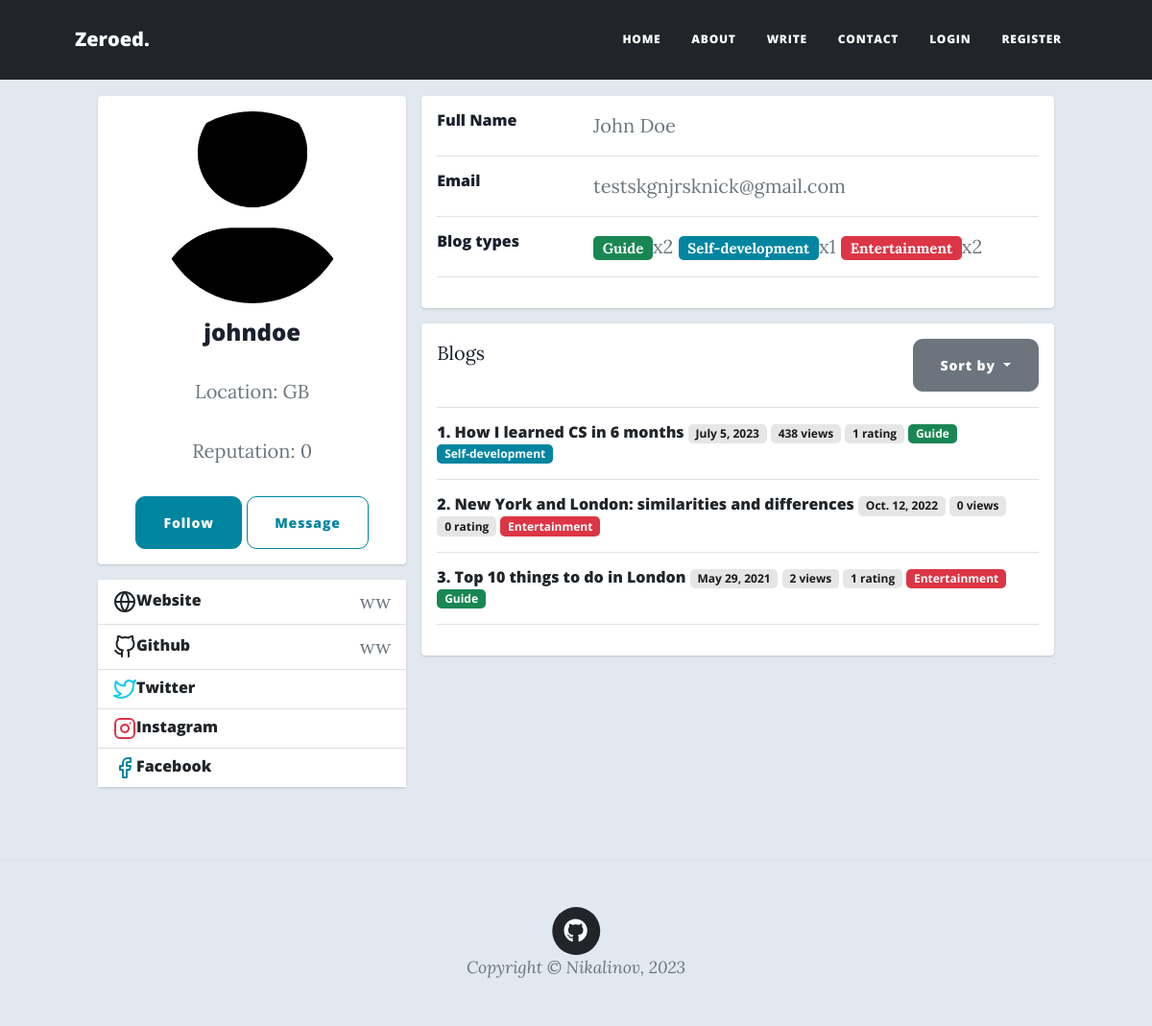
Before: /feed/user/25/ with the older database file.
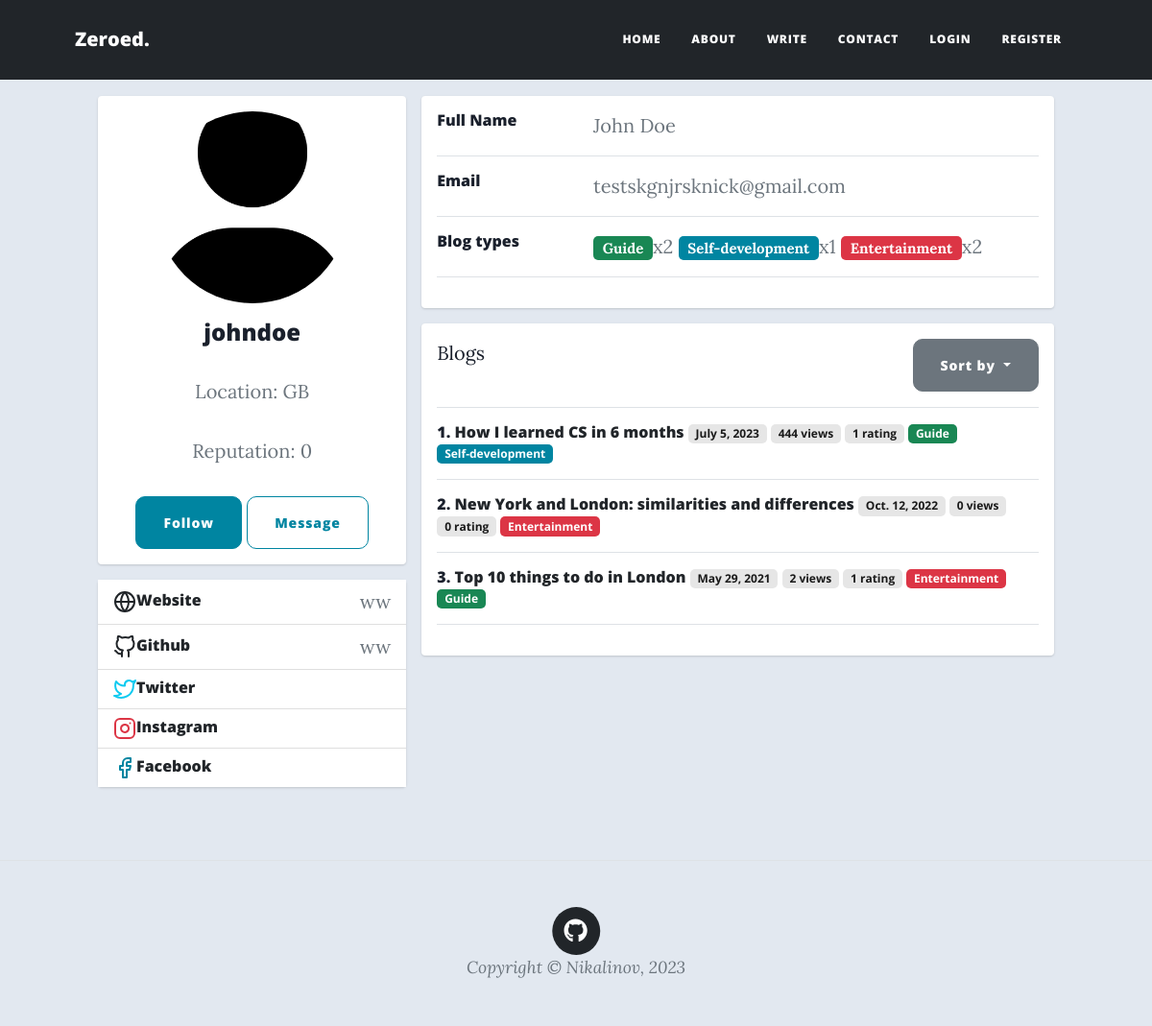
After: the same page with the newer database file.
### feed/models.py (models this page shows, shortened)
class UserProfile(models.Model):
    user = models.OneToOneField(User, on_delete=models.CASCADE)
    bio = models.TextField(max_length=500, blank=True)
    location = models.CharField(max_length=100, choices=COUNTRIES, null=True, blank=True)
    reputation = models.IntegerField(default=0, editable=False)
    birth_date = models.DateField(blank=True, null=True)
    followers = models.ManyToManyField(User, editable=False, related_name='followers')
    img_width = models.PositiveIntegerField(default=150)
    image = models.ImageField(width_field='img_width', upload_to='feed/profile-pics/',
                              default='feed/assets/img/profile-default.jpg')
    website = models.CharField(max_length=100, blank=True)
    github = models.CharField(max_length=100, blank=True)
    twitter = models.CharField(max_length=100, blank=True)
    instagram = models.CharField(max_length=100, blank=True)
    facebook = models.CharField(max_length=100, blank=True)
    def __str__(self):
        return f'{self.user.first_name} {self.user.last_name}'

class ContentType(models.Model):
    type = models.CharField(max_length=100)
    TAG_COLORS = [
        ("primary", "primary"),
        ("info", "info"),
        ("success", "success"),
        ("light", "light"),
        ("warning", "warning"),
        ("danger", "danger"),
    ]
    color = models.CharField(
        max_length=20, choices=TAG_COLORS, default=choice(TAG_COLORS),
    )
    def __str__(self):
        return self.type

class Blog(models.Model):
    title = models.CharField(max_length=200, null=True)
    author = models.ForeignKey(
        User,
        on_delete=models.RESTRICT,
        blank=True,
        null=True,
    )
    post_date = models.DateField(default=now)
    content_type = models.ManyToManyField(ContentType)
    language = models.ForeignKey(Language, on_delete=models.RESTRICT, null=True)
    content = QuillField()
    upvoters = models.ManyToManyField(User, related_name='upvoters')
    views = models.IntegerField(editable=False, default=0)
    class Meta:
        ordering = ['-post_date']
    def __str__(self):
        return self.title
    def get_rating(self):
        return len(self.upvoters.all())

### feed/views.py (the view, shortened to what this page needs)
# urls.py: path('user/<int:pk>/', views.profile, name='profile'),
def profile(request, pk, sorting='title', edit=''):
    user = get_object_or_404(User, pk=pk)
    user_profile = user.userprofile
    context = {
        'passed_user': user,
        'blogs': blogs_sorted(sorting, user),
        'edit': False
    }
    if not edit:
        return render(request, 'feed/profile.html', context=context)

### feed/templatetags/feed_extras.py (called while the page is built)
@register.filter
def get_blog_types(user: User) -> list[tuple]:
    types = defaultdict(int)
    for blog in user.blog_set.all():
        for content_type in blog.content_type.all():
            types[content_type] += 1
    return list(types.items())

### feed/views.py (called while the page is built)
def blogs_sorted(sorting, author=None):
    reverse_sorting = {'rating', 'views', 'post_date'}
    if sorting in reverse_sorting:
        sorting = '-' + sorting
    if sorting == '-rating':
        blogs = Blog.objects.annotate(rating=Count('upvoters')).order_by(sorting).all()
    else:
        blogs = Blog.objects.order_by(sorting).all()
    return blogs.filter(author=author) if author else blogs

### feed/templates/feed/profile.html (shortened to what this page needs)
{% extends 'base_generic.html' %}
{% block additional_links %}
  {% load feed_extras %}
  {% load static %}
  <link href="{% static 'feed/css/profile_style.css' %}" rel="stylesheet"/>
{% endblock %}
{% block navbar-extra-classes %} bg-dark {% endblock %}
{% block content %}
<div class="container">
    <div class="main-body">
          <div id="profile-body" class="row gutters-sm">
            <div class="col-md-4 mb-3">
              <div class="card">
                <div class="card-body">
                  <div class="d-flex flex-column align-items-center text-center">
                    <img class="rounded-circle"
                         src="{{ passed_user.userprofile.image.url }}"
                         alt="profile_image" width="200" height="200">
                    <div class="mt-3">
                      <h4>{{ passed_user }}</h4>
                      <p class="text-secondary mb-1">Location: {{ passed_user.userprofile.location }}</p>
                      <p class="text-muted font-size-sm">Reputation: {{ passed_user.userprofile.reputation }}</p>
                      {% if not user.is_authenticated or user.pk != passed_user.pk %}
                        {% if not user.is_authenticated or user not in passed_user.userprofile.followers.all %}
                          <a class="btn btn-primary" href="{% url 'follow' passed_user.pk %}">Follow</a>
                        {% else %}
                          <a class="btn btn-primary" href="{% url 'unfollow' passed_user.pk %}">Unfollow</a>
                        {% endif %}
                        <a class="btn btn-outline-primary">Message</a>
                      {% endif %}
                    </div>
                  </div>
                </div>
              </div>
              <div class="card mt-3">
                <ul class="list-group list-group-flush">
                  {% if not edit %}
                    <li class="list-group-item d-flex justify-content-between align-items-center flex-wrap">
                      <h6 class="mb-0">Website</h6>
                      <span class="text-secondary">{{ passed_user.userprofile.website }}</span>
                    </li>
                    <li class="list-group-item d-flex justify-content-between align-items-center flex-wrap">
                      <h6 class="mb-0">Github</h6>
                      <span class="text-secondary">{{ passed_user.userprofile.github }}</span>
                    </li>
                    <li class="list-group-item d-flex justify-content-between align-items-center flex-wrap">
                      <h6 class="mb-0">Twitter</h6>
                    </li>
                    <li class="list-group-item d-flex justify-content-between align-items-center flex-wrap">
                      <h6 class="mb-0">Instagram</h6>
                    </li>
                    <li class="list-group-item d-flex justify-content-between align-items-center flex-wrap">
                      <h6 class="mb-0">Facebook</h6>
                    </li>
                  {% endif %}
                </ul>
              </div>
            </div>
            <div class="col-md-8">
              <div class="card mb-3">
                <div class="card-body">
                  {% if edit %}
                    {% for field in form %}
                      <div class="row">
                        <div class="col-sm-3">
                          <label class="mb-0" for="{{ field.id_for_label }}">{{ field.name }}</label>
                        </div>
                        <div class="col-sm-9 text-secondary">
                          {{ field }}
                        </div>
                      </div>
                      <hr>
                    {% endfor %}
                    <button class="btn btn-primary" type="submit">Submit</button>
                  {% else %}
                    <div class="row">
                      <div class="col-sm-3">
                        <h6 class="mb-0">Full Name</h6>
                      </div>
                      <div class="col-sm-9 text-secondary">
                        {{ passed_user.userprofile }}
                      </div>
                    </div>
                    <hr>
                    <div class="row">
                      <div class="col-sm-3">
                        <h6 class="mb-0">Email</h6>
                      </div>
                      <div class="col-sm-9 text-secondary">
                        {{ passed_user.email }}
                      </div>
                    </div>
                    <hr>
                    <div class="row">
                      <div class="col-sm-3">
                        <h6 class="mb-0">Blog types</h6>
                      </div>
                      <div class="col-sm-9 text-secondary">
                        {% for type, number in passed_user|get_blog_types %}
                          <span class="badge bg-{{ type.color }}">{{ type }}</span>x{{ number }}
                        {% endfor %}
                      </div>
                    </div>
                    <hr>
                  {% endif %}
                </div>
              </div>
              {% if passed_user.blog_set %}
                <div class="card mb-3">
                  <div class="card-body">
                    <div class="row">
                      <div class="col justify-content-between" style="display: flex;">
                        <div>Blogs</div>
                        <div class="dropdown">
                          <button class="btn btn-secondary dropdown-toggle" type="button" id="dropdownMenuButton" data-bs-toggle="dropdown" aria-haspopup="true" aria-expanded="false">
                            Sort by
                          </button>
                        </div>
                      </div>
                    </div>
                    <hr>
                    {% for blog in blogs %}
                      <div class="row">
                        <div class="col">
                          <h6 class="mb-0">{{ forloop.counter }}.
                            <a href="{% url 'blog' blog.pk %}">{{ blog }}</a>
                            <span class="badge bg-light">{{ blog.post_date }}</span>
                            <span class="badge bg-light">{{ blog.views }} views</span>
                            <span class="badge bg-light">{{ blog.get_rating }} rating</span>
                          {% for type in blog.content_type.all %}
                            <span class="badge bg-{{ type.color }}">{{ type }}</span>
                          {% endfor %}
                          </h6>
                        </div>
                      </div>
                      <hr>
                    {% endfor %}
                  </div>
                </div>
              {% endif %}
            </div>
          </div>
        </div>
    </div>
{% endblock %}

### feed/templates/base_generic.html (shortened to what this page needs)
<!DOCTYPE html>
<html lang="en">
    <head>
        {% load static %}
        <link href="{% static 'feed/css/styles.css' %}" rel="stylesheet" />
        {% block additional_links %}{% endblock %}
    </head>
    <body>
        <nav class="navbar navbar-expand-lg navbar-light {% block navbar-extra-classes %}{% endblock %}" id="mainNav">
            <div class="container px-4 px-lg-5">
                <a class="navbar-brand" href="/">Zeroed.</a>
                <div class="collapse navbar-collapse" id="navbarResponsive">
                    <ul class="navbar-nav ms-auto py-4 py-lg-0">
                        <li class="nav-item"><a class="nav-link px-lg-3 py-3 py-lg-4" href="/">Home</a></li>
                        <li class="nav-item"><a class="nav-link px-lg-3 py-3 py-lg-4" href="{% url 'about' %}">About</a></li>
                        <li class="nav-item"><a class="nav-link px-lg-3 py-3 py-lg-4" href="{% url 'blog-create' %}">Write</a></li>
                        <li class="nav-item"><a class="nav-link px-lg-3 py-3 py-lg-4" href="{% url 'contact' %}">Contact</a></li>
                        {% if user.is_authenticated %}
                          <li class="nav-item"><a class="nav-link px-lg-3 py-3 py-lg-4" href="{% url 'profile' user.pk %}">My profile</a></li>
                        {% else %}
                          <li class="nav-item"><a class="nav-link px-lg-3 py-3 py-lg-4" href="{% url 'login' %}">Login</a></li>
                          <li class="nav-item"><a class="nav-link px-lg-3 py-3 py-lg-4" href="{% url 'register' %}">Register</a></li>
                        {% endif %}
                    </ul>
                </div>
            </div>
        </nav>
        {% block content %}{% endblock %}
        <footer class="border-top">
            <div class="container px-4 px-lg-5">
                <div class="row gx-4 gx-lg-5 justify-content-center">
                    <div class="col-md-10 col-lg-8 col-xl-7">
                      <div class="text-center">
                        <a href="https://github.com/nikalinov/miniblog">
                          <span class="fa-stack fa-lg">
                            <i class="fas fa-circle fa-stack-2x"></i>
                            <i class="fab fa-github fa-stack-1x fa-inverse"></i>
                          </span>
                        </a>
                      </div>
                        <div class="small text-center text-muted fst-italic">Copyright &copy; Nikalinov, 2023</div>
                    </div>
                </div>
            </div>
        </footer>
    </body>
</html>

### feed/static/feed/css/profile_style.css (style rules this page uses)
body { margin-top:20px; color: #1a202c; text-align: left; background-color: #e2e8f0; }
.main-body { padding: 60px; }
.card { box-shadow: 0 1px 3px 0 rgba(0,0,0,.1), 0 1px 2px 0 rgba(0,0,0,.06); }
.card { position: relative; display: flex; flex-direction: column; min-width: 0; word-wrap: break-word; background-color: #fff; background-clip: border-box; border: 0 solid rgba(0,0,0,.125); border-radius: .25rem; }
.card-body { flex: 1 1 auto; min-height: 1px; padding: 1rem; }
.gutters-sm { margin-right: -8px; margin-left: -8px; }
.gutters-sm>.col, .gutters-sm>[class*=col-] { padding-right: 8px; padding-left: 8px; }
.mb-3, .my-3 { margin-bottom: 1rem!important; }
#profile-body { padding-top: 20px; }

Changed rows visible on the page:
changed Blog "How I learned CS in 6 months": views "438" → "444"
